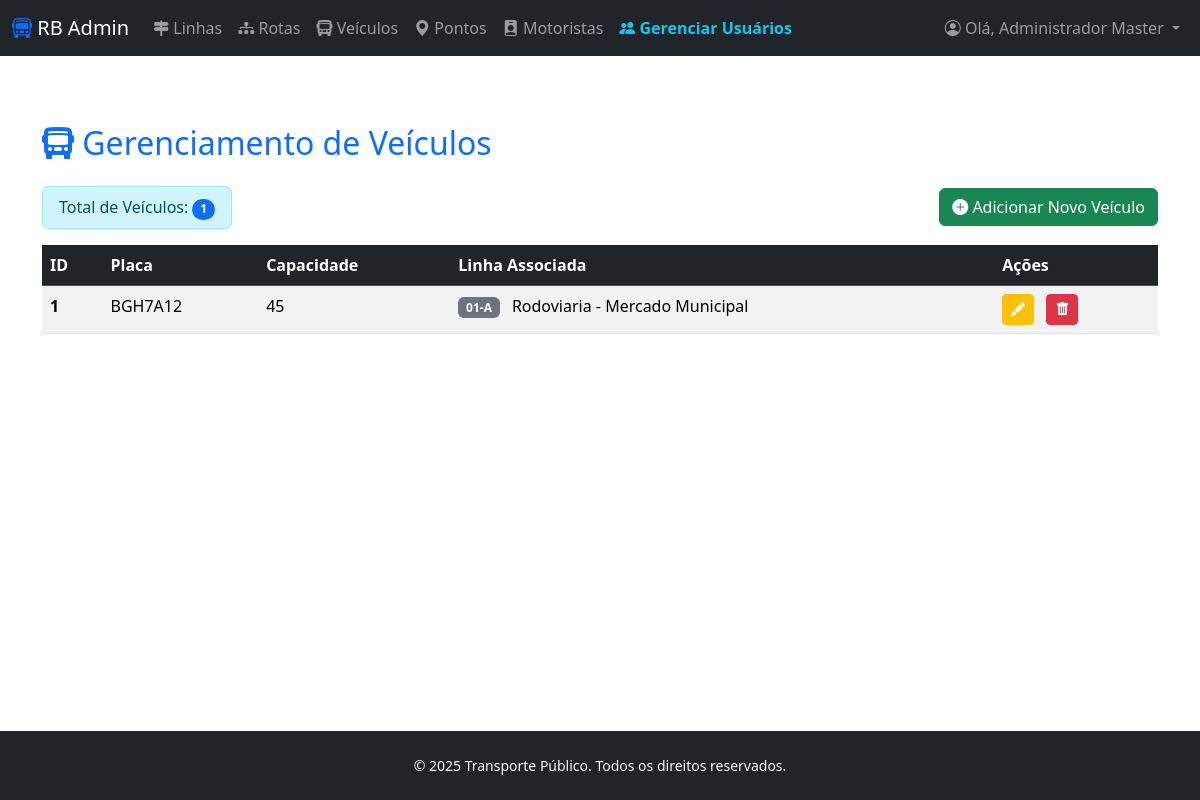
/admin/veiculos_lista.php (signed in), run on the app's committed database.
### tables this page shows
CREATE TABLE tbveiculos(
    id_veiculo INT PRIMARY KEY AUTO_INCREMENT,
    placa VARCHAR(10) UNIQUE NOT NULL,
    id_linha INT,
    capacidade INT,
    FOREIGN KEY (id_linha) REFERENCES tblinhas(id_linha)
);

CREATE TABLE tblinhas (
    id_linha INT PRIMARY KEY AUTO_INCREMENT,
    codigo VARCHAR(20) UNIQUE NOT NULL,
    nome VARCHAR(100) NOT NULL,
    operadora VARCHAR(100)
);

### admin/veiculos_lista.php (the view, shortened to what this page needs)
<?php
include("../connections/db_connect.php");
mysqli_select_db($conn, $database_conn);
$consulta   =   "
                SELECT
                    v.id_veiculo,
                    v.placa,
                    v.capacidade,
                    v.id_linha,
                    L.codigo AS codigo_linha,
                    L.nome AS nome_linha
                FROM
                    tbveiculos v
                INNER JOIN
                    tblinhas L ON v.id_linha = L.id_linha
                ORDER BY
                    v.placa ASC;
                ";
$lista      =   $conn->query($consulta);
$row        =   $lista->fetch_assoc();
$totalRows  =   ($lista)->num_rows;
include '../admin/header.php';
?>
<body>
    <div class="container mt-5">
        <h2 class="text-primary mb-4">
            <i class="bi bi-bus-front-fill"></i> Gerenciamento de Veículos
        </h2>
        <div class="d-flex justify-content-between align-items-center mb-3">
            <div class="alert alert-info py-2 m-0">
                Total de Veículos:
                <span class="badge bg-primary rounded-pill"><?php echo $totalRows; ?></span>
            </div>
            <a href="veiculos_insere.php" class="btn btn-success">
                <i class="bi bi-plus-circle-fill"></i> Adicionar Novo Veículo
            </a>
        </div>
        <?php
        if ($totalRows > 0) {
        ?>
            <div class="table-responsive">
                <table class="table table-striped table-hover caption-top">
                    <thead class="table-dark">
                        <tr>
                            <th scope="col">ID</th>
                            <th scope="col">Placa</th>
                            <th scope="col">Capacidade</th>
                            <th scope="col">Linha Associada</th>
                            <th scope="col">Ações</th>
                        </tr>
                    </thead>
                    <tbody>
                        <?php
                        do {
                        ?>
                            <tr>
                                <th scope="row"><?php echo $row['id_veiculo']; ?></th>
                                <td><?php echo $row['placa']; ?></td>
                                <td><?php echo $row['capacidade']; ?></td>
                                <td>
                                    <span class="badge bg-secondary me-2"><?php echo $row['codigo_linha']; ?></span>
                                    <?php echo $row['nome_linha']; ?>
                                </td>
                                <td>
                                    <a href="veiculos_atualiza.php?id=<?php echo $row['id_veiculo']; ?>" class="btn btn-sm btn-warning text-white me-2" title="Editar">
                                        <i class="bi bi-pencil-fill"></i>
                                    </a>
                                    <button class="btn btn-sm btn-danger delete-btn" data-id="<?php echo $row['id_veiculo'];?>" data-placa="<?php echo $row['placa'];?>" data-bs-toggle="modal" data-bs-target="#confirmDeleteModal" title="Excluir">
                                        <i class="bi bi-trash-fill"></i>
                                    </button>
                                </td>
                            </tr>
                        <?php
                        } while($row = $lista->fetch_assoc());
                        ?>
                    </tbody>
                </table>
            </div>
        <?php
        } else {
            echo '<div class="alert alert-warning" role="alert"><i class="bi bi-exclamation-triangle-fill"></i> Nenhum veículo cadastrado no sistema.</div>';
        }
        ?>
    </div>
    <?php
        include '../admin/footer.php';
    ?>
</body>

### css/meu_estilo.css (style rules this page uses)
:root { --cor-primaria: #1e3c72; --cor-fundo: #f4f7f6; }
body { background-color: #f4f7f6; font-family: 'Segoe UI', Tahoma, Geneva, Verdana, sans-serif; }

### admin/veiculos_lista.php (style rules this page uses)
body { display: flex; flex-direction: column; min-height: 100vh; margin: 0; font-family: 'Segoe UI', sans-serif; }

### data on the page
tbveiculos: id_veiculo "1", placa "BGH7A12", capacidade "45", id_linha.codigo "01-A", id_linha.nome "Rodoviaria - Mercado Municipal"

### other printed values
$_SESSION['nome_usuario'] "Administrador Master"
$totalRows "1"
